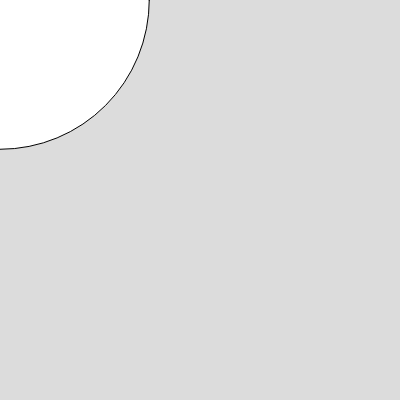
Frame 1 (no input)
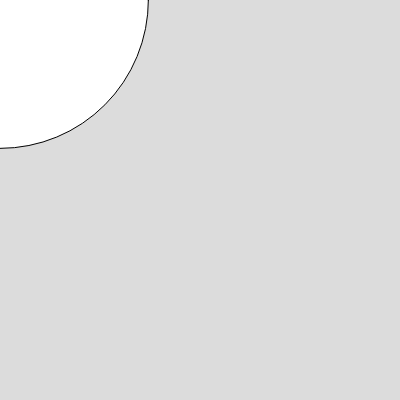
Frame 60 (no input)
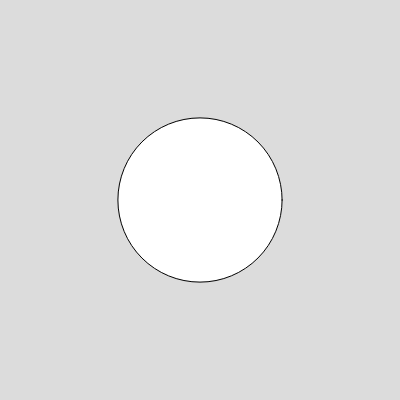
Frame 120 (the mouse pressed at the canvas centre since frame 60)

The p5.js sketch that drew these frames (run headless with seeded random() and noise() and a simulated clock; from frame 60 on, the mouse is pressed at the canvas centre):

// p5.js sketch
// ── sketch.js
let x;
let y;

function setup() {
  createCanvas(400, 400);
  x = random(400);
  x = int(x);
  y = random(400);
  y = int(y);let campoIdade;
let campoFantasia;
let campoAventura;

function setup() {
  createCanvas(800, 400);
  createElement("h2", "Recomendador de filmes");
  createSpan("Sua idade:");
  campoIdade = createInput("5");
  campoFantasia = createCheckbox("Gosta de fantasia?");
  campoAventura = createCheckbox("Gosta de aventura?");
}

function draw() {
  background("white");
  let idade = campoIdade.value();
  let gostaDeFantasia = campoFantasia.checked();
  let gostaDeAventura = campoAventura.checked();
  let recomendacao = geraRecomendacao(idade, gostaDeFantasia, gostaDeAventura);

  fill(color(76, 0, 115));
  textAlign(CENTER, CENTER);
  textSize(38);
  text(recomendacao, width / 2, height / 2);
}

function geraRecomendacao(idade, gostaDeFantasia, gostaDeAventura) {
  if (idade >= 10) {
    if (idade >= 14) {
      return "O menino que descobriu o vento";
    } else {
      if (idade >= 12) {
        if(gostaDeFantasia || gostaDeAventura) {
          return "Homem aranha: no aranhaverso";          
        } else{
         return "Ladrões de bicicleta";
        }
      } else {
        if (gostaDeFantasia) {
          return "As aventuras de pi";
        } else {
          return "Depois da chuva";
        }
      }
    }
  } else {
    if (gostaDeFantasia) {
      return "A viagem de chihiro";
    } else {
      return "O feitiço do tempo";
    }
  }
}

}

function draw() {
  background(220);
  x = x + random(-5,5);
  y = y + random(-5,5);
  x = constrain(x,0,400);
  y = constrain(y,0,400);
  let distancia;
  distancia = dist(mouseX, mouseY, x, y);
  circle(mouseX, mouseY, distancia);
  //circle(x, y, 10);

  if (distancia < 3) {
    text("Encontrei!", 200, 200);
    noLoop();
  }
}
